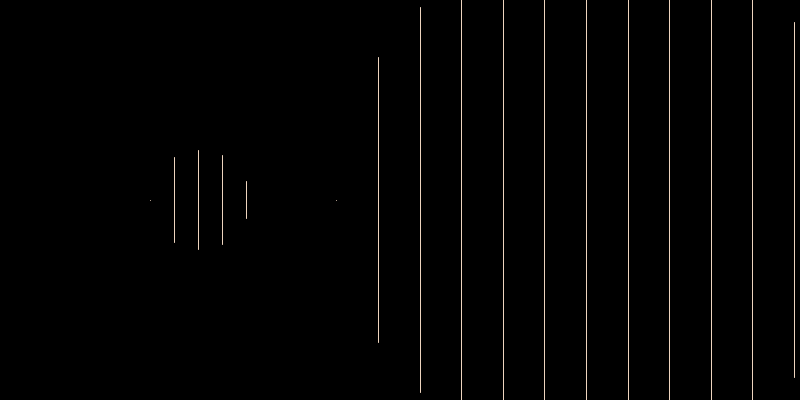
Frame 1 (no input)
Frame 60 (the mouse pressed at the canvas centre just before this capture): identical to frame 1, image omitted
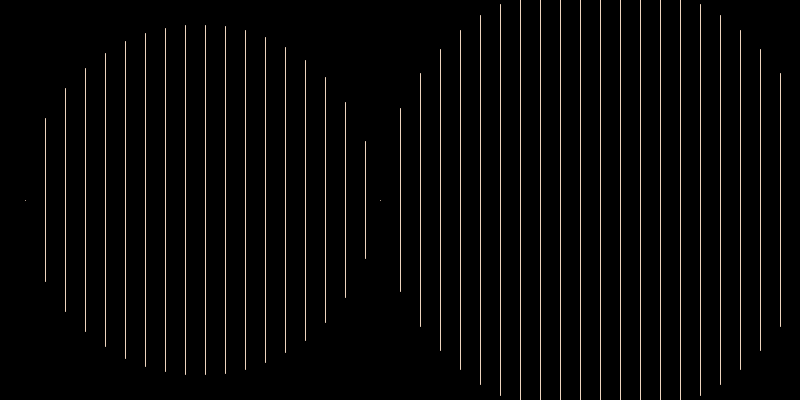
Frame 120 (the mouse held since frame 60 and released just before this capture)

The Processing sketch that drew these frames (run headless with seeded random() and noise(); from frame 60 on, the mouse is pressed at the canvas centre):

// Processing sketch: p11_MarSanchis_interactividad
// ── p11_MarSanchis_interactividad.pde
void setup() {
  size(800, 400);
  stroke(#EDD4BE); 
  noFill();
}

void draw() {
  background(0);  

  
  float baseRadius = 200;          // Radio base para las modificaciones
  float baseLineSpacing = 10;      // Espaciado base entre líneas

  // Primer círculo (izquierda)
  float circleX1 = 200;            // Centro del primer círculo en X
  float circleY = height / 2;      // Centro de los círculos en Y

  // Radio y espaciado basados en la distancia al ratón
  float dist1 = dist(mouseX, mouseY, circleX1, circleY);
  float radius1 = baseRadius + dist1 / 10;       // Radio se adapta a la distancia del ratón
  float lineSpacing1 = baseLineSpacing + dist1 / 20; // Espaciado también cambia según la distancia
  
  // Radio dinámico basado en el mouseX, para el efecto de ser inverso al otro círculo
  radius1 = map(mouseX, 0, width, 50, 300);  

  // Dibuja el primer círculo con sus interacciones
  circulos(circleX1, circleY, radius1, lineSpacing1);

  // Segundo círculo (derecha)
  float circleX2 = 600;            // Centro del segundo círculo en X

  // Distancia del ratón para el segundo círculo
  float dist2 = dist(mouseX, mouseY, circleX2, circleY);
  float radius2_distant = baseRadius + dist2 / 10;       // Radio se adapta a la distancia del ratón
  float lineSpacing2 = baseLineSpacing + dist2 / 20; // Espaciado también cambia según la distancia

  // Dibuja el segundo círculo con sus interacciones
  circulos(circleX2, circleY, radius2_distant, lineSpacing2);
}

void circulos(float centerX, float centerY, float radius, float lineSpacing) {
  // Dibuja líneas verticales dentro del círculo
  for (float x = centerX - radius; x <= centerX + radius; x += lineSpacing) {
    // Calcula las intersecciones de cada línea con el círculo
    float yTop = centerY - sqrt(sq(radius) - sq(x - centerX));
    float yBottom = centerY + sqrt(sq(radius) - sq(x - centerX));
    line(x, yTop, x, yBottom);
  }
}
